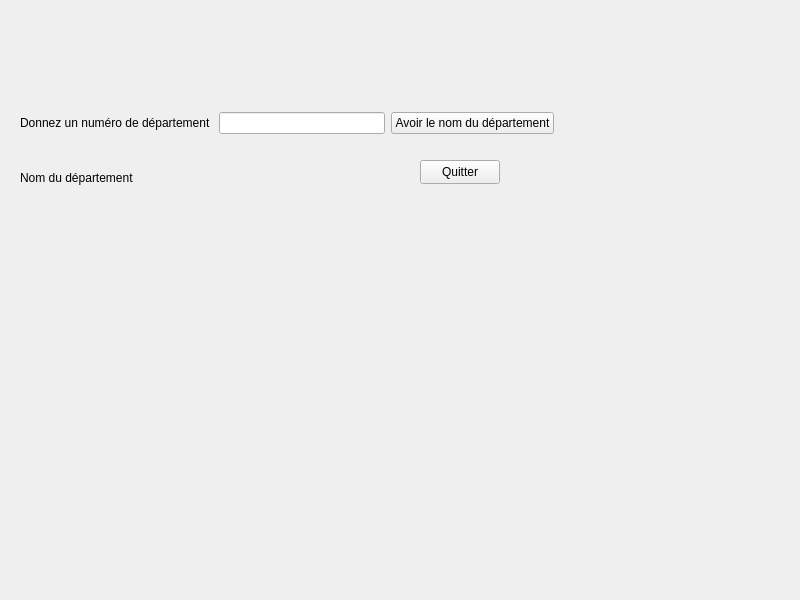
<?xml version="1.0" encoding="UTF-8"?>
<ui version="4.0">
 <class>Widget</class>
 <widget class="QWidget" name="Widget">
  <property name="geometry">
   <rect>
    <x>0</x>
    <y>0</y>
    <width>800</width>
    <height>600</height>
   </rect>
  </property>
  <property name="windowTitle">
   <string>Widget</string>
  </property>
  <widget class="QLabel" name="label_NomDepartement">
   <property name="geometry">
    <rect>
     <x>20</x>
     <y>170</y>
     <width>128</width>
     <height>16</height>
    </rect>
   </property>
   <property name="text">
    <string>Nom du département</string>
   </property>
  </widget>
  <widget class="QPushButton" name="pushButton_Quitter">
   <property name="geometry">
    <rect>
     <x>420</x>
     <y>160</y>
     <width>80</width>
     <height>24</height>
    </rect>
   </property>
   <property name="text">
    <string>Quitter</string>
   </property>
  </widget>
  <widget class="QWidget" name="">
   <property name="geometry">
    <rect>
     <x>20</x>
     <y>110</y>
     <width>534</width>
     <height>26</height>
    </rect>
   </property>
   <layout class="QHBoxLayout" name="horizontalLayout">
    <item>
     <widget class="QLabel" name="label_Donnez_numero_departement">
      <property name="text">
       <string>Donnez un numéro de département </string>
      </property>
     </widget>
    </item>
    <item>
     <widget class="QLineEdit" name="lineEdit_numero_departement"/>
    </item>
    <item>
     <widget class="QPushButton" name="pushButton_Avoir_Nom_departement">
      <property name="text">
       <string>Avoir le nom du département</string>
      </property>
     </widget>
    </item>
   </layout>
  </widget>
 </widget>
 <resources/>
 <connections/>
</ui>
